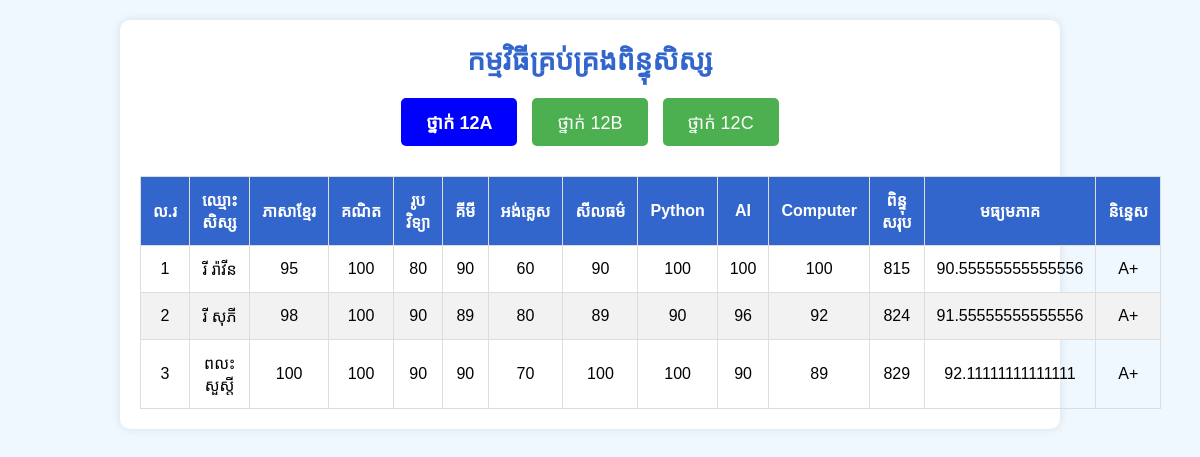
/Score/, run on the app's committed database.
### myapp/models.py (models this page shows, shortened)
class ScoreStudent(models.Model):
    CLASSES = [
        ('ថ្នាក់ទី12A','ថ្នាក់ទី12A'),
        ('ថ្នាក់ទី12B','ថ្នាក់ទី12B'),
        ('ថ្នាក់ទី12C','ថ្នាក់ទី12C'),
        ('ថ្នាក់ទី12D','ថ្នាក់ទី12D'),
        ('ថ្នាក់ទី11A','ថ្នាក់ទី11A'),
        ('ថ្នាក់ទី11B','ថ្នាក់ទី11B'),
        ('ថ្នាក់ទី11C','ថ្នាក់ទី11C'),
        ('ថ្នាក់ទី11D','ថ្នាក់ទី11D'),
        ('ថ្នាក់ទី10A','ថ្នាក់ទី10A'),
        ('ថ្នាក់ទី10B','ថ្នាក់ទី10B'),
        ('ថ្នាក់ទី10C','ថ្នាក់ទី10C'),
        ('ថ្នាក់ទី10D','ថ្នាក់ទី10D'),
    ]
    classes = models.CharField(max_length=200 ,choices=CLASSES , default='ថ្នាក់ទី12A')
    student = models.ForeignKey(Student, on_delete=models.CASCADE)
    Khmer = models.IntegerField(default=0)
    Math = models.IntegerField(default=0)
    Physics = models.IntegerField(default=0)
    chmisty = models.IntegerField(default=0)
    English = models.IntegerField(default=0)
    Morality = models.IntegerField(default=0)
    python = models.IntegerField(default=0)
    AI = models.IntegerField(default=0)
    Computer = models.IntegerField(default=0)
    @property
    def total_score(self):
        return (
            self.Math + self.Khmer + self.Physics +
            self.chmisty + self.English + self.Morality +
            self.python + self.AI + self.Computer
        )
    @property
    def average_score(self):
        subjects = 9  # ចំនួនមុខវិជ្ជា
        return self.total_score / subjects
    @property
    def grade(self):
        avg = self.average_score
        if avg >= 90:
            return "A+"
        elif avg >= 85:
            return "A"
        elif avg >= 80:
            return "B+"
        elif avg >= 70:
            return "B"
        elif avg >= 60:
            return "C"
        elif avg >= 50:
            return "D"
        else:
            return "F"

class Student(models.Model):
    student_id = models.CharField(max_length=10, unique=True)
    name = models.CharField(max_length=100)
    grade = models.CharField(max_length=50, null=True, blank=True)
    student_majar = models.CharField(max_length=100, default="", blank=True)

### myapp/views.py (the view)
# urls.py: path('Score/',views.score,name='score'),
def score(request):
    student_score =  ScoreStudent.objects.all()
    students = Student.objects.values_list('name', flat=True)
    return render(request, 'myapp/score.html', {
        'student_score': student_score,
        'students' : 'students'
    })

### myapp/templates/myapp/score.html (shortened to what this page needs)
{% load static %}
<!DOCTYPE html>
<html lang="km">
<head>
</head>
<body>
    <div class="container">
        <h1>កម្មវិធីគ្រប់គ្រងពិន្ទុសិស្ស</h1>
        <div class="class-buttons">
            <button class="class-btn active" data-class="12A">ថ្នាក់ 12A</button>
            <button class="class-btn" data-class="12B">ថ្នាក់ 12B</button>
            <button class="class-btn" data-class="12C">ថ្នាក់ 12C</button>
        </div>
        <table id="table-12A" class="score-table active">
            <thead>
                <tr>
                    <th>ល.រ</th>
                    <th>ឈ្មោះសិស្ស</th>
                    <th>ភាសាខ្មែរ</th>
                    <th>គណិត</th>
                    <th>រូបវិទ្យា</th>
                    <th>គីមី</th>
                    <th>អង់គ្លេស</th>
                    <th>សីលធម៌</th>
                    <th>Python</th>
                    <th>AI</th>
                    <th>Computer</th>
                    <th>ពិន្ទុសរុប</th>
                    <th>មធ្យមភាគ</th>
                    <th>និន្ទេស</th>
                </tr>
            </thead>
            <tbody>
                {% for s in student_score %}
                <tr>
                    <td>{{ forloop.counter }}</td>
                    <td>{{ s.student.name }}</td>
                    <td>{{ s.Khmer }}</td>
                    <td>{{ s.Math }}</td>
                    <td>{{ s.Physics }}</td>
                    <td>{{ s.chmisty }}</td>
                    <td>{{ s.English }}</td>
                    <td>{{ s.Morality }}</td>
                    <td>{{ s.python }}</td>
                    <td>{{ s.AI }}</td>
                    <td>{{ s.Computer }}</td>
                    <td>{{ s.total_score }}</td>
                    <td>{{ s.average_score }}</td>
                    <td>{{ s.grade }}</td>
                </tr>
                {% empty %}
                <tr>
                    <td colspan="14" class="no-data">មិនមានទិន្នន័យ</td>
                </tr>
                {% endfor %}
            </tbody>
        </table>
    </div>
</body>
</html>

### myapp/templates/myapp/score.html (style rules this page uses)
* { box-sizing: border-box; margin: 0; padding: 0; font-family: 'Khmer OS', 'Moul', sans-serif; }
body { background-color: #f0f8ff; padding: 20px; width: 90%; }
.container { max-width: 2000px; margin: 0 auto; background-color: white; padding: 20px; border-radius: 10px; box-shadow: 0 0 10px rgba(0, 0, 0, 0.1); margin-left: 100px; }
h1 { text-align: center; color: #3366cc; margin-bottom: 20px; font-size: 28px; }
.class-buttons { display: flex; justify-content: center; gap: 15px; margin-bottom: 30px; }
.class-btn { padding: 12px 25px; background-color: #4CAF50; color: white; border: none; border-radius: 5px; cursor: pointer; font-size: 18px; transition: background-color 0.3s; }
.class-btn.active { background-color: blue; font-weight: bold; }
.score-table { width: 100%; border-collapse: collapse; margin-top: 20px; display: none; }
.score-table.active { display: table; }
.score-table th, .score-table td { border: 1px solid #ddd; padding: 12px; text-align: center; }
.score-table th { background-color: #3366cc; color: white; font-weight: bold; }
.score-table tr:nth-child(even) { background-color: #f2f2f2; }

### data on the page
ScoreStudent: student.name "រី រ៉ាវីន", Khmer "95", Math "100", Physics "80", chmisty "90", English "60", Morality "90", python "100", AI "100", Computer "100", total_score "815", average_score "90.55555555555556", grade "A+"
ScoreStudent: student.name "រី សុភី", Khmer "98", Math "100", Physics "90", chmisty "89", English "80", Morality "89", python "90", AI "96", Computer "92", total_score "824", average_score "91.55555555555556", grade "A+"
ScoreStudent: student.name "ពលះ សួស្តី", Khmer "100", Math "100", Physics "90", chmisty "90", English "70", Morality "100", python "100", AI "90", Computer "89", total_score "829", average_score "92.11111111111111", grade "A+"
